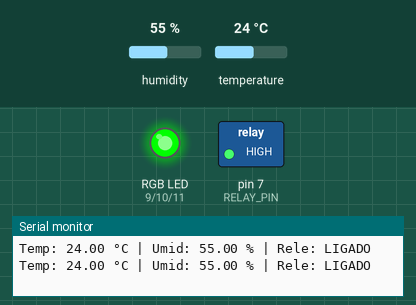
Recording of a sketch running on a simulated Arduino Uno, built with avr-gcc and run on an emulated ATmega328P. On the bench: switched loads named in the sketch (green lamp = pin HIGH), an RGB LED mixed from three pins (HIGH = lit), the last lines printed to the serial monitor. The inputs (shaded band) are chosen by the test bench; at power-on: temperature 24 °C, humidity 55 %.

Above: at 2.8 s.
2.9 s: temperature set to 28 °C
At 5.2 s:
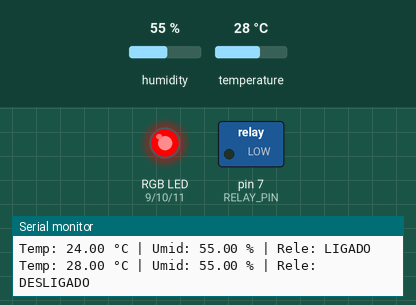
5.6 s: temperature set to 12 °C
At 6.7 s:
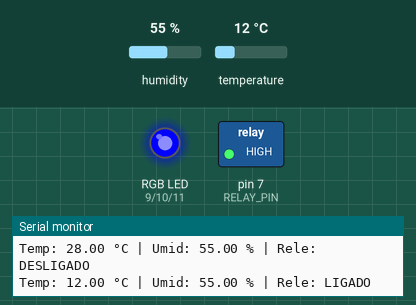
8.3 s: temperature set to 18 °C
11.3 s: temperature set to 21 °C
At 12.7 s:
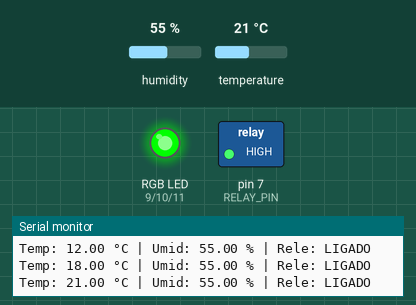
14.0 s: temperature set to 19 °C
At 15.1 s:
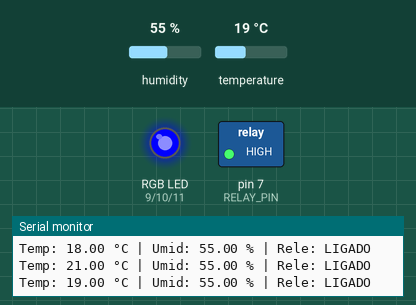
Timing chart, 0 to 17.0 s (numbered marks = the images above; inputs shaded):
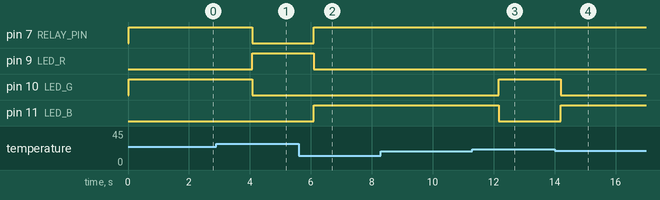

The sketch:

exercicio-03.ino
```cpp
// =============================
// Sistema de aquecimento automático
// =============================

#include <DHT.h>

#define DHTPIN 2
#define DHTTYPE DHT11

#define RELAY_PIN 7 // Lâmpada de aquecimento
#define LED_R 9
#define LED_G 10
#define LED_B 11

DHT dht(DHTPIN, DHTTYPE);

void setup()
{
  pinMode(RELAY_PIN, OUTPUT);
  pinMode(LED_R, OUTPUT);
  pinMode(LED_G, OUTPUT);
  pinMode(LED_B, OUTPUT);

  digitalWrite(RELAY_PIN, LOW);
  dht.begin();
  Serial.begin(9600);
}

void loop()
{
  float temp = dht.readTemperature(); // Leitura em °C
  float hum = dht.readHumidity();     // Leitura de umidade

  if (isnan(temp) || isnan(hum))
  {
    Serial.println("Falha na leitura do DHT11!");
    return;
  }

  // Estado da lâmpada de aquecimento: liga se temperatura < 25°C
  if (temp < 25)
  {
    digitalWrite(RELAY_PIN, HIGH); // Liga aquecimento
  }
  else
  {
    digitalWrite(RELAY_PIN, LOW); // Desliga aquecimento
  }

  // Controle do LED RGB
  if (temp < 20)
  { // Frio
    analogWrite(LED_R, 0);
    analogWrite(LED_G, 0);
    analogWrite(LED_B, 255);
  }
  else if (temp >= 20 && temp <= 25)
  { // Normal
    analogWrite(LED_R, 0);
    analogWrite(LED_G, 255);
    analogWrite(LED_B, 0);
  }
  else
  { // Quente
    analogWrite(LED_R, 255);
    analogWrite(LED_G, 0);
    analogWrite(LED_B, 0);
  }

  Serial.print("Temp: ");
  Serial.print(temp);
  Serial.print(" °C | Umid: ");
  Serial.print(hum);
  Serial.print(" % | Rele: ");
  Serial.println((temp < 25) ? "LIGADO" : "DESLIGADO");

  delay(2000);
}
```

Measured:
- the behaviour switches between 19 and 20 °C on temperature (found by bisection; images 2 and 3)
- after the input at 2.9 s, pin 7 (RELAY_PIN), pin 10 (LED_G): HIGH → LOW after 1.2 s; pin 9 (LED_R): LOW → HIGH after 1.2 s
- after the input at 5.6 s, pin 7 (RELAY_PIN), pin 11 (LED_B): LOW → HIGH after 0.50 s; pin 9 (LED_R): HIGH → LOW after 0.50 s
- after the input at 11.3 s, pin 10 (LED_G): LOW → HIGH after 0.87 s; pin 11 (LED_B): HIGH → LOW after 0.87 s
- after the input at 14.0 s, pin 10 (LED_G): HIGH → LOW after 0.19 s; pin 11 (LED_B): LOW → HIGH after 0.19 s
